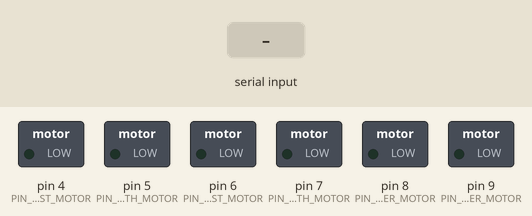
Recording of a sketch running on a simulated Arduino Uno, built with avr-gcc and run on an emulated ATmega328P. Parts: switched loads named in the sketch (green lamp = pin HIGH). The test bench sets the inputs (shaded band).

Above: at 1.2 s.
1.3 s: "UP\n" received over Serial
At 2.1 s:
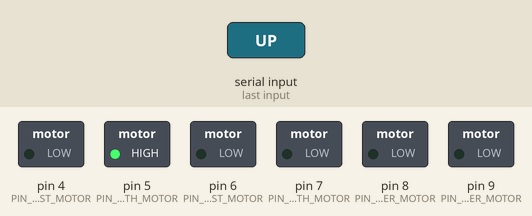
2.8 s: "DOWN\n" received over Serial
At 3.3 s:
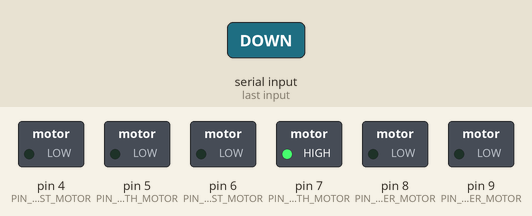
4.3 s: "LEFT\n" received over Serial
At 5.5 s:
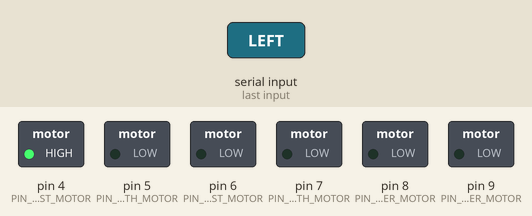
5.8 s: "RIGHT\n" received over Serial
At 6.8 s:
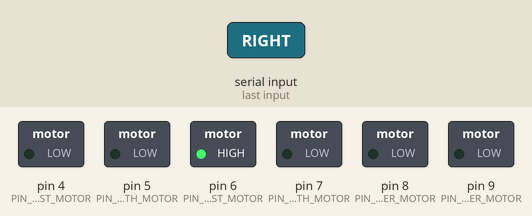
7.3 s: "HARDER\n" received over Serial
At 7.9 s:
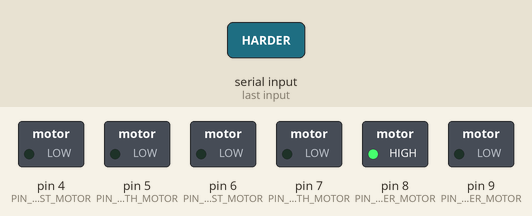
8.8 s: "WEAKER\n" received over Serial
At 9.1 s:
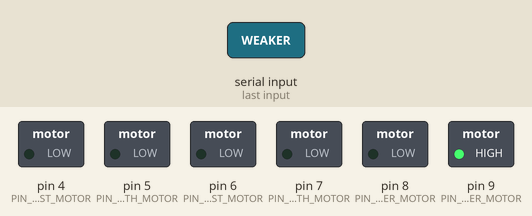
Timing chart, 0 to 11.3 s (numbered marks = the images above; inputs shaded):
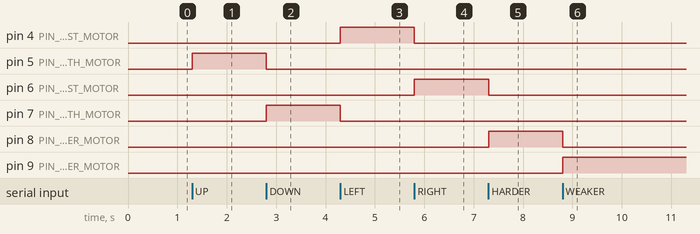

The sketch:

belt.ino
````cpp
/**
 * @file belt.ino
 * @brief Arduino Uno firmware for delivering CPR feedback through vibration motors mounted on a belt.
 *
 * This sketch provides haptic feedback using vibration motors to guide the CPR performer
 * during compressions. The feedback includes both positional and depth corrections,
 * communicated via Serial commands.
 *
 * ## Feedback Design
 * - **Positional Feedback**:
 *   - Directional cues ("UP", "DOWN", "LEFT", "RIGHT") activate corresponding motors.
 *   - Orientation assumes the CPR performer is on the right side of the patient,
 *     with the belt wrapped around the torso.
 *
 * - **Depth Feedback**:
 *   - "HARDER" → Vibrates a dedicated motor to indicate deeper compression needed.
 *   - "WEAKER" → Vibrates a different motor to indicate shallower compression.
 *
 * ## Pin Assignments (Current Physical Layout: Performer on Right Side)
 * ```
 * Directional Motors:
 *   4: LEFT (West)
 *   5: UP (North)
 *   6: RIGHT (East)
 *   7: DOWN (South)
 * Depth Motors:
 *   8: HARDER
 *   9: WEAKER
 * ```

 * ## Behavior
 * - Accepts Serial input strings like `"UP,HARDER"` (comma-separated tokens).
 * - Turns off all motors before every new command.
 * - Uses `Serial.setTimeout(10)` for fast command parsing.
 */

// This mapping is in speicifc orientation where the CPR performer is on the right side of the person and the fingers pointing across the chest.
const uint8_t PIN_NORTH_MOTOR = 5;  // UP
const uint8_t PIN_EAST_MOTOR  = 6;  // RIGHT
const uint8_t PIN_SOUTH_MOTOR = 7;  // DOWN
const uint8_t PIN_WEST_MOTOR  = 4;  // LEFT

const uint8_t PIN_HARDER_MOTOR = 8;  // HARDER
const uint8_t PIN_WEAKER_MOTOR  = 9;  // WEAKER

void allOff() {
  digitalWrite(PIN_NORTH_MOTOR, LOW);
  digitalWrite(PIN_EAST_MOTOR,  LOW);
  digitalWrite(PIN_SOUTH_MOTOR, LOW);
  digitalWrite(PIN_WEST_MOTOR,  LOW);
  digitalWrite(PIN_HARDER_MOTOR,  LOW);
  digitalWrite(PIN_WEAKER_MOTOR,  LOW);
}

void setup() {
  Serial.begin(115200);
  Serial.setTimeout(10);

  pinMode(PIN_NORTH_MOTOR, OUTPUT);
  pinMode(PIN_EAST_MOTOR,  OUTPUT);
  pinMode(PIN_SOUTH_MOTOR, OUTPUT);
  pinMode(PIN_WEST_MOTOR,  OUTPUT);
  pinMode(PIN_HARDER_MOTOR,  OUTPUT);
  pinMode(PIN_WEAKER_MOTOR,  OUTPUT);

  allOff();
}

void loop() {
  if (Serial.available()) {
    String line = Serial.readStringUntil('\n');
    line.trim();

    allOff();

    int pos = 0;
    while (pos < line.length()) {
      int comma = line.indexOf(',', pos);
      String token = (comma == -1) ? line.substring(pos) : line.substring(pos, comma);
      pos = (comma == -1) ? line.length() : comma + 1;
      token.trim();

      if (token.equalsIgnoreCase("UP")) {
        digitalWrite(PIN_NORTH_MOTOR, HIGH);
      } else if (token.equalsIgnoreCase("DOWN")) {
        digitalWrite(PIN_SOUTH_MOTOR, HIGH);
      } else if (token.equalsIgnoreCase("LEFT")) {
        digitalWrite(PIN_WEST_MOTOR,  HIGH);
      } else if (token.equalsIgnoreCase("RIGHT")) {
        digitalWrite(PIN_EAST_MOTOR,  HIGH);
      } else if (token.equalsIgnoreCase("HARDER")) {
        digitalWrite(PIN_HARDER_MOTOR, HIGH);
      } else if (token.equalsIgnoreCase("WEAKER")) {
        digitalWrite(PIN_WEAKER_MOTOR, HIGH);
      } else if (token.equalsIgnoreCase("OFF")) {
        allOff();
      }
    }
  }

  delay(1);
}
````

Measured:
- after the input at 1.3 s, pin 5 (PIN_NORTH_MOTOR): LOW → HIGH at once
- after the input at 2.8 s, pin 5 (PIN_NORTH_MOTOR): HIGH → LOW at once; pin 7 (PIN_SOUTH_MOTOR): LOW → HIGH at once
- after the input at 4.3 s, pin 4 (PIN_WEST_MOTOR): LOW → HIGH at once; pin 7 (PIN_SOUTH_MOTOR): HIGH → LOW at once
- after the input at 5.8 s, pin 4 (PIN_WEST_MOTOR): HIGH → LOW at once; pin 6 (PIN_EAST_MOTOR): LOW → HIGH at once
- after the input at 7.3 s, pin 6 (PIN_EAST_MOTOR): HIGH → LOW at once; pin 8 (PIN_HARDER_MOTOR): LOW → HIGH at once
- after the input at 8.8 s, pin 8 (PIN_HARDER_MOTOR): HIGH → LOW at once; pin 9 (PIN_WEAKER_MOTOR): LOW → HIGH at once
